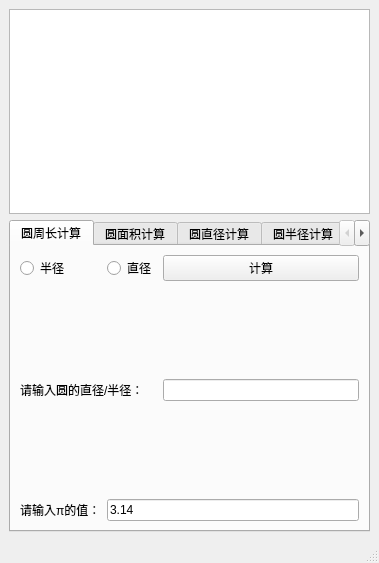
<?xml version="1.0" encoding="UTF-8"?>
<ui version="4.0">
 <class>MainWindow</class>
 <widget class="QMainWindow" name="MainWindow">
  <property name="enabled">
   <bool>true</bool>
  </property>
  <property name="geometry">
   <rect>
    <x>0</x>
    <y>0</y>
    <width>379</width>
    <height>563</height>
   </rect>
  </property>
  <property name="sizePolicy">
   <sizepolicy hsizetype="Expanding" vsizetype="Expanding">
    <horstretch>0</horstretch>
    <verstretch>0</verstretch>
   </sizepolicy>
  </property>
  <property name="minimumSize">
   <size>
    <width>379</width>
    <height>563</height>
   </size>
  </property>
  <property name="maximumSize">
   <size>
    <width>16777215</width>
    <height>16777215</height>
   </size>
  </property>
  <property name="windowTitle">
   <string>Circle</string>
  </property>
  <property name="windowIcon">
   <iconset resource="Circle_Icon.qrc">
    <normaloff>:/Icon/Circle_icon.png</normaloff>:/Icon/Circle_icon.png</iconset>
  </property>
  <widget class="QWidget" name="centralwidget">
   <layout class="QVBoxLayout" name="verticalLayout_2">
    <item>
     <widget class="QTextBrowser" name="textBrowser">
      <property name="enabled">
       <bool>true</bool>
      </property>
      <property name="styleSheet">
       <string notr="true">font: 36pt &quot;Microsoft YaHei UI&quot;;</string>
      </property>
      <property name="html">
       <string>&lt;!DOCTYPE HTML PUBLIC &quot;-//W3C//DTD HTML 4.0//EN&quot; &quot;http://www.w3.org/TR/REC-html40/strict.dtd&quot;&gt;
&lt;html&gt;&lt;head&gt;&lt;meta name=&quot;qrichtext&quot; content=&quot;1&quot; /&gt;&lt;meta charset=&quot;utf-8&quot; /&gt;&lt;style type=&quot;text/css&quot;&gt;
p, li { white-space: pre-wrap; }
hr { height: 1px; border-width: 0; }
li.unchecked::marker { content: &quot;\2610&quot;; }
li.checked::marker { content: &quot;\2612&quot;; }
&lt;/style&gt;&lt;/head&gt;&lt;body style=&quot; font-family:'Microsoft YaHei UI'; font-size:36pt; font-weight:400; font-style:normal;&quot;&gt;
&lt;p style=&quot;-qt-paragraph-type:empty; margin-top:0px; margin-bottom:0px; margin-left:0px; margin-right:0px; -qt-block-indent:0; text-indent:0px;&quot;&gt;&lt;br /&gt;&lt;/p&gt;&lt;/body&gt;&lt;/html&gt;</string>
      </property>
     </widget>
    </item>
    <item>
     <widget class="QTabWidget" name="tabWidget">
      <property name="minimumSize">
       <size>
        <width>361</width>
        <height>271</height>
       </size>
      </property>
      <property name="maximumSize">
       <size>
        <width>16777215</width>
        <height>16777215</height>
       </size>
      </property>
      <property name="whatsThis">
       <string>&lt;html&gt;&lt;head/&gt;&lt;body&gt;&lt;p&gt;&lt;br/&gt;&lt;/p&gt;&lt;/body&gt;&lt;/html&gt;</string>
      </property>
      <property name="currentIndex">
       <number>0</number>
      </property>
      <property name="iconSize">
       <size>
        <width>48</width>
        <height>48</height>
       </size>
      </property>
      <widget class="QWidget" name="tab">
       <attribute name="title">
        <string>圆周长计算</string>
       </attribute>
       <layout class="QGridLayout" name="gridLayout_4">
        <item row="4" column="2">
         <widget class="QLineEdit" name="diameter">
          <property name="styleSheet">
           <string notr="true">font: 290 16pt &quot;Microsoft YaHei&quot;;</string>
          </property>
          <property name="text">
           <string/>
          </property>
         </widget>
        </item>
        <item row="0" column="0">
         <widget class="QRadioButton" name="radius_radioButton">
          <property name="styleSheet">
           <string notr="true">font: 290 20pt &quot;Microsoft YaHei&quot;;</string>
          </property>
          <property name="text">
           <string>半径</string>
          </property>
         </widget>
        </item>
        <item row="0" column="2">
         <widget class="QPushButton" name="pushButtoncalculation">
          <property name="styleSheet">
           <string notr="true">font: 290 36pt &quot;Microsoft YaHei&quot;;</string>
          </property>
          <property name="text">
           <string>计算</string>
          </property>
         </widget>
        </item>
        <item row="1" column="2">
         <spacer name="verticalSpacer_3">
          <property name="orientation">
           <enum>Qt::Vertical</enum>
          </property>
          <property name="sizeHint" stdset="0">
           <size>
            <width>20</width>
            <height>40</height>
           </size>
          </property>
         </spacer>
        </item>
        <item row="6" column="0">
         <widget class="QLabel" name="Pi_label">
          <property name="text">
           <string>请输入π的值：</string>
          </property>
         </widget>
        </item>
        <item row="5" column="2">
         <spacer name="verticalSpacer_4">
          <property name="orientation">
           <enum>Qt::Vertical</enum>
          </property>
          <property name="sizeHint" stdset="0">
           <size>
            <width>20</width>
            <height>40</height>
           </size>
          </property>
         </spacer>
        </item>
        <item row="6" column="1" colspan="2">
         <widget class="QLineEdit" name="Pi">
          <property name="styleSheet">
           <string notr="true">font: 290 16pt &quot;Microsoft YaHei&quot;;</string>
          </property>
          <property name="text">
           <string>3.14</string>
          </property>
         </widget>
        </item>
        <item row="0" column="1">
         <widget class="QRadioButton" name="diameter_radioButton">
          <property name="styleSheet">
           <string notr="true">font: 290 9pt &quot;Microsoft YaHei&quot;;
font: 290 20pt &quot;Microsoft YaHei&quot;;</string>
          </property>
          <property name="text">
           <string>直径</string>
          </property>
         </widget>
        </item>
        <item row="4" column="0" colspan="2">
         <widget class="QLabel" name="diameterlabel">
          <property name="text">
           <string>请输入圆的直径/半径：</string>
          </property>
         </widget>
        </item>
       </layout>
      </widget>
      <widget class="QWidget" name="tab_2">
       <attribute name="title">
        <string>圆面积计算</string>
       </attribute>
       <layout class="QGridLayout" name="gridLayout_3">
        <item row="0" column="0">
         <widget class="QRadioButton" name="radius_radioButton_2">
          <property name="minimumSize">
           <size>
            <width>79</width>
            <height>41</height>
           </size>
          </property>
          <property name="maximumSize">
           <size>
            <width>16777215</width>
            <height>16777215</height>
           </size>
          </property>
          <property name="styleSheet">
           <string notr="true">font: 290 20pt &quot;Microsoft YaHei&quot;;</string>
          </property>
          <property name="text">
           <string>半径</string>
          </property>
         </widget>
        </item>
        <item row="2" column="3">
         <widget class="QLineEdit" name="diameter_2">
          <property name="minimumSize">
           <size>
            <width>169</width>
            <height>35</height>
           </size>
          </property>
          <property name="maximumSize">
           <size>
            <width>16777215</width>
            <height>16777215</height>
           </size>
          </property>
          <property name="styleSheet">
           <string notr="true">font: 290 16pt &quot;Microsoft YaHei&quot;;</string>
          </property>
          <property name="text">
           <string/>
          </property>
         </widget>
        </item>
        <item row="0" column="3">
         <widget class="QPushButton" name="pushButtoncalculation_2">
          <property name="minimumSize">
           <size>
            <width>169</width>
            <height>70</height>
           </size>
          </property>
          <property name="maximumSize">
           <size>
            <width>16777215</width>
            <height>16777215</height>
           </size>
          </property>
          <property name="styleSheet">
           <string notr="true">font: 290 36pt &quot;Microsoft YaHei&quot;;</string>
          </property>
          <property name="text">
           <string>计算</string>
          </property>
         </widget>
        </item>
        <item row="5" column="0" colspan="2">
         <widget class="QLabel" name="Pi_label_2">
          <property name="minimumSize">
           <size>
            <width>122</width>
            <height>35</height>
           </size>
          </property>
          <property name="maximumSize">
           <size>
            <width>16777215</width>
            <height>16777215</height>
           </size>
          </property>
          <property name="text">
           <string>请输入π的值：</string>
          </property>
         </widget>
        </item>
        <item row="1" column="3">
         <spacer name="verticalSpacer_7">
          <property name="orientation">
           <enum>Qt::Vertical</enum>
          </property>
          <property name="sizeHint" stdset="0">
           <size>
            <width>20</width>
            <height>40</height>
           </size>
          </property>
         </spacer>
        </item>
        <item row="2" column="0" colspan="3">
         <widget class="QLabel" name="diameterlabel_2">
          <property name="minimumSize">
           <size>
            <width>164</width>
            <height>35</height>
           </size>
          </property>
          <property name="maximumSize">
           <size>
            <width>16777215</width>
            <height>16777215</height>
           </size>
          </property>
          <property name="text">
           <string>请输入圆的直径/半径：</string>
          </property>
         </widget>
        </item>
        <item row="5" column="2" colspan="2">
         <widget class="QLineEdit" name="Pi_2">
          <property name="minimumSize">
           <size>
            <width>211</width>
            <height>35</height>
           </size>
          </property>
          <property name="maximumSize">
           <size>
            <width>16777215</width>
            <height>16777215</height>
           </size>
          </property>
          <property name="styleSheet">
           <string notr="true">font: 290 16pt &quot;Microsoft YaHei&quot;;</string>
          </property>
          <property name="text">
           <string>3.14</string>
          </property>
         </widget>
        </item>
        <item row="0" column="1" colspan="2">
         <widget class="QRadioButton" name="diameter_radioButton_2">
          <property name="minimumSize">
           <size>
            <width>79</width>
            <height>41</height>
           </size>
          </property>
          <property name="maximumSize">
           <size>
            <width>16777215</width>
            <height>16777215</height>
           </size>
          </property>
          <property name="styleSheet">
           <string notr="true">font: 290 20pt &quot;Microsoft YaHei&quot;;</string>
          </property>
          <property name="text">
           <string>直径</string>
          </property>
         </widget>
        </item>
        <item row="3" column="3">
         <spacer name="verticalSpacer_8">
          <property name="orientation">
           <enum>Qt::Vertical</enum>
          </property>
          <property name="sizeHint" stdset="0">
           <size>
            <width>20</width>
            <height>40</height>
           </size>
          </property>
         </spacer>
        </item>
       </layout>
      </widget>
      <widget class="QWidget" name="tab_3">
       <attribute name="title">
        <string>圆直径计算</string>
       </attribute>
       <layout class="QGridLayout" name="gridLayout">
        <item row="7" column="0">
         <widget class="QLabel" name="Pi_label_3">
          <property name="text">
           <string>请输入π的值：</string>
          </property>
         </widget>
        </item>
        <item row="5" column="2">
         <spacer name="verticalSpacer_6">
          <property name="orientation">
           <enum>Qt::Vertical</enum>
          </property>
          <property name="sizeHint" stdset="0">
           <size>
            <width>20</width>
            <height>40</height>
           </size>
          </property>
         </spacer>
        </item>
        <item row="1" column="2">
         <widget class="QPushButton" name="pushButtoncalculation_3">
          <property name="sizePolicy">
           <sizepolicy hsizetype="Minimum" vsizetype="Fixed">
            <horstretch>0</horstretch>
            <verstretch>0</verstretch>
           </sizepolicy>
          </property>
          <property name="styleSheet">
           <string notr="true">font: 290 36pt &quot;Microsoft YaHei&quot;;</string>
          </property>
          <property name="text">
           <string>计算</string>
          </property>
         </widget>
        </item>
        <item row="3" column="0" colspan="2">
         <widget class="QLabel" name="diameterlabel_3">
          <property name="text">
           <string>请输入圆的周长/面积/半径：</string>
          </property>
         </widget>
        </item>
        <item row="2" column="0">
         <widget class="QRadioButton" name="radius_radioButton_3">
          <property name="styleSheet">
           <string notr="true">font: 290 20pt &quot;Microsoft YaHei&quot;;</string>
          </property>
          <property name="text">
           <string>半径</string>
          </property>
         </widget>
        </item>
        <item row="7" column="1" colspan="2">
         <widget class="QLineEdit" name="Pi_3">
          <property name="text">
           <string>3.14</string>
          </property>
         </widget>
        </item>
        <item row="1" column="1">
         <widget class="QRadioButton" name="area_radioButton">
          <property name="styleSheet">
           <string notr="true">font: 290 20pt &quot;Microsoft YaHei&quot;;</string>
          </property>
          <property name="text">
           <string>面积</string>
          </property>
         </widget>
        </item>
        <item row="3" column="2" rowspan="2">
         <widget class="QLineEdit" name="diameter_perimeter_area">
          <property name="text">
           <string/>
          </property>
         </widget>
        </item>
        <item row="1" column="0">
         <widget class="QRadioButton" name="Circumference_radioButton">
          <property name="styleSheet">
           <string notr="true">font: 290 20pt &quot;Microsoft YaHei&quot;;</string>
          </property>
          <property name="text">
           <string>周长</string>
          </property>
         </widget>
        </item>
        <item row="2" column="2">
         <spacer name="verticalSpacer_5">
          <property name="orientation">
           <enum>Qt::Vertical</enum>
          </property>
          <property name="sizeHint" stdset="0">
           <size>
            <width>20</width>
            <height>40</height>
           </size>
          </property>
         </spacer>
        </item>
       </layout>
      </widget>
      <widget class="QWidget" name="tab_4">
       <attribute name="title">
        <string>圆半径计算</string>
       </attribute>
       <layout class="QGridLayout" name="gridLayout_2">
        <item row="5" column="0">
         <widget class="QLabel" name="Pi_label_4">
          <property name="text">
           <string>请输入π的值：</string>
          </property>
         </widget>
        </item>
        <item row="0" column="1">
         <widget class="QRadioButton" name="area_radioButton_2">
          <property name="styleSheet">
           <string notr="true">font: 290 20pt &quot;Microsoft YaHei&quot;;</string>
          </property>
          <property name="text">
           <string>面积</string>
          </property>
         </widget>
        </item>
        <item row="5" column="1" colspan="2">
         <widget class="QLineEdit" name="Pi_4">
          <property name="styleSheet">
           <string notr="true">font: 290 20pt &quot;Microsoft YaHei&quot;;</string>
          </property>
          <property name="text">
           <string>3.14</string>
          </property>
         </widget>
        </item>
        <item row="3" column="2">
         <widget class="QLineEdit" name="diameter_perimeter_area_2">
          <property name="text">
           <string/>
          </property>
         </widget>
        </item>
        <item row="0" column="0">
         <widget class="QRadioButton" name="Circumference_radioButton_2">
          <property name="styleSheet">
           <string notr="true">font: 290 20pt &quot;Microsoft YaHei&quot;;</string>
          </property>
          <property name="text">
           <string>周长</string>
          </property>
         </widget>
        </item>
        <item row="2" column="2">
         <spacer name="verticalSpacer">
          <property name="orientation">
           <enum>Qt::Vertical</enum>
          </property>
          <property name="sizeHint" stdset="0">
           <size>
            <width>20</width>
            <height>40</height>
           </size>
          </property>
         </spacer>
        </item>
        <item row="3" column="0" colspan="2">
         <widget class="QLabel" name="diameterlabel_4">
          <property name="text">
           <string>请输入圆的周长/面积/直径：</string>
          </property>
         </widget>
        </item>
        <item row="1" column="0">
         <widget class="QRadioButton" name="diameter_radioButton_3">
          <property name="styleSheet">
           <string notr="true">font: 290 20pt &quot;Microsoft YaHei&quot;;</string>
          </property>
          <property name="text">
           <string>直径</string>
          </property>
         </widget>
        </item>
        <item row="0" column="2" rowspan="2">
         <widget class="QPushButton" name="pushButtoncalculation_4">
          <property name="styleSheet">
           <string notr="true">font: 290 36pt &quot;Microsoft YaHei&quot;;</string>
          </property>
          <property name="text">
           <string>计算</string>
          </property>
         </widget>
        </item>
        <item row="4" column="2">
         <spacer name="verticalSpacer_2">
          <property name="orientation">
           <enum>Qt::Vertical</enum>
          </property>
          <property name="sizeHint" stdset="0">
           <size>
            <width>20</width>
            <height>40</height>
           </size>
          </property>
         </spacer>
        </item>
       </layout>
      </widget>
      <widget class="QWidget" name="tab_5">
       <attribute name="title">
        <string>应用信息</string>
       </attribute>
       <layout class="QVBoxLayout" name="verticalLayout">
        <item>
         <widget class="QTextBrowser" name="textBrowser_2">
          <property name="enabled">
           <bool>true</bool>
          </property>
          <property name="html">
           <string>&lt;!DOCTYPE HTML PUBLIC &quot;-//W3C//DTD HTML 4.0//EN&quot; &quot;http://www.w3.org/TR/REC-html40/strict.dtd&quot;&gt;
&lt;html&gt;&lt;head&gt;&lt;meta name=&quot;qrichtext&quot; content=&quot;1&quot; /&gt;&lt;meta charset=&quot;utf-8&quot; /&gt;&lt;style type=&quot;text/css&quot;&gt;
p, li { white-space: pre-wrap; }
hr { height: 1px; border-width: 0; }
li.unchecked::marker { content: &quot;\2610&quot;; }
li.checked::marker { content: &quot;\2612&quot;; }
&lt;/style&gt;&lt;/head&gt;&lt;body style=&quot; font-family:'Microsoft YaHei UI'; font-size:9pt; font-weight:400; font-style:normal;&quot;&gt;
&lt;p style=&quot; margin-top:0px; margin-bottom:0px; margin-left:0px; margin-right:0px; -qt-block-indent:0; text-indent:0px;&quot;&gt;&lt;span style=&quot; font-size:14pt;&quot;&gt;应用信息：&lt;/span&gt;&lt;/p&gt;
&lt;p style=&quot; margin-top:0px; margin-bottom:0px; margin-left:0px; margin-right:0px; -qt-block-indent:0; text-indent:0px;&quot;&gt;&lt;span style=&quot; font-size:14pt;&quot;&gt;版本：1.1&lt;/span&gt;&lt;/p&gt;
&lt;p style=&quot; margin-top:0px; margin-bottom:0px; margin-left:0px; margin-right:0px; -qt-block-indent:0; text-indent:0px;&quot;&gt;&lt;span style=&quot; font-size:14pt;&quot;&gt;发布日期：2023年1月2日&lt;/span&gt;&lt;/p&gt;
&lt;p style=&quot; margin-top:0px; margin-bottom:0px; margin-left:0px; margin-right:0px; -qt-block-indent:0; text-indent:0px;&quot;&gt;&lt;span style=&quot; font-size:14pt;&quot;&gt;兼容平台：Windows,Android&lt;/span&gt;&lt;/p&gt;
&lt;p style=&quot; margin-top:0px; margin-bottom:0px; margin-left:0px; margin-right:0px; -qt-block-indent:0; text-indent:0px;&quot;&gt;&lt;span style=&quot; font-size:14pt;&quot;&gt;软件开发者：霍昊言&lt;/span&gt;&lt;/p&gt;
&lt;p style=&quot; margin-top:0px; margin-bottom:0px; margin-left:0px; margin-right:0px; -qt-block-indent:0; text-indent:0px;&quot;&gt;&lt;span style=&quot; font-size:14pt;&quot;&gt;祝大家2023年快乐！&lt;/span&gt;&lt;/p&gt;
&lt;p style=&quot; margin-top:0px; margin-bottom:0px; margin-left:0px; margin-right:0px; -qt-block-indent:0; text-indent:0px;&quot;&gt;&lt;span style=&quot; font-size:14pt;&quot;&gt;请大家多多关注,谢谢！&lt;/span&gt;&lt;/p&gt;
&lt;p style=&quot; margin-top:0px; margin-bottom:0px; margin-left:0px; margin-right:0px; -qt-block-indent:0; text-indent:0px;&quot;&gt;&lt;span style=&quot; font-size:12pt;&quot;&gt;(注：版权归霍昊言所有，严禁使用盗版！)&lt;/span&gt;&lt;/p&gt;
&lt;p style=&quot;-qt-paragraph-type:empty; margin-top:0px; margin-bottom:0px; margin-left:0px; margin-right:0px; -qt-block-indent:0; text-indent:0px; font-size:14pt;&quot;&gt;&lt;br /&gt;&lt;/p&gt;&lt;/body&gt;&lt;/html&gt;</string>
          </property>
         </widget>
        </item>
        <item>
         <widget class="QLabel" name="label_github_project">
          <property name="styleSheet">
           <string notr="true">font: 12pt &quot;Microsoft YaHei UI&quot;;</string>
          </property>
          <property name="text">
           <string>Github项目主页：Chaijia_BBQ/Circle</string>
          </property>
         </widget>
        </item>
        <item>
         <widget class="QLabel" name="label_my_github">
          <property name="styleSheet">
           <string notr="true">font: 12pt &quot;Microsoft YaHei UI&quot;;</string>
          </property>
          <property name="text">
           <string>我的Github主页：github.com/Chaijia-BBQ</string>
          </property>
         </widget>
        </item>
        <item>
         <widget class="QLabel" name="label_bilibili">
          <property name="styleSheet">
           <string notr="true">font: 12pt &quot;Microsoft YaHei UI&quot;;</string>
          </property>
          <property name="text">
           <string>B站：荧光606的个人空间_哔哩哔哩_bilibili</string>
          </property>
          <property name="openExternalLinks">
           <bool>true</bool>
          </property>
         </widget>
        </item>
       </layout>
      </widget>
     </widget>
    </item>
   </layout>
  </widget>
  <widget class="QStatusBar" name="statusbar"/>
 </widget>
 <resources>
  <include location="Circle_Icon.qrc"/>
 </resources>
 <connections/>
</ui>
